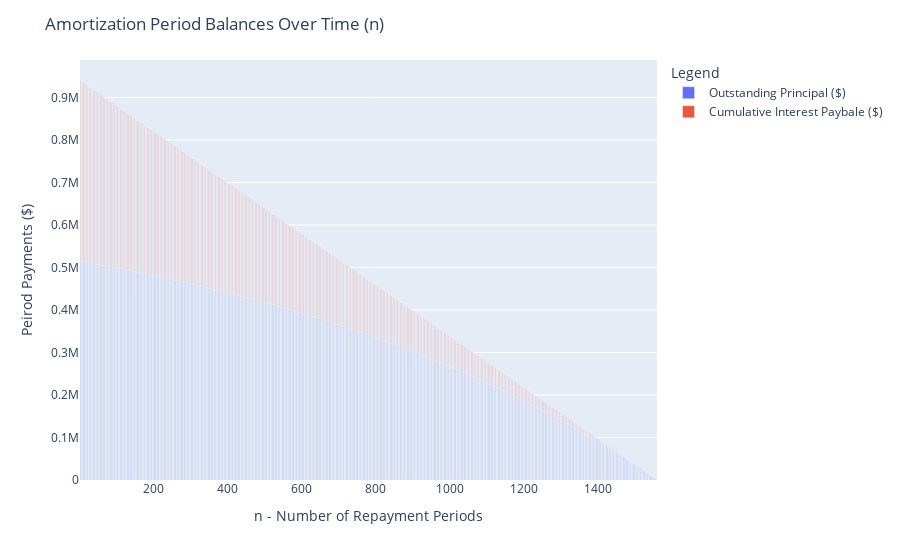

The notebook cell saved with this chart:
### Code cell
loan.period_balances_chart

### Figure 1 — Plotly figure (JSON) as saved in the notebook; plotly's stock layout.template omitted (floating-point values rounded to 4 significant figures; data arrays with more than 128 entries replaced by an {"elided": "..."} marker saying what was removed)
{"data": [{"alignmentgroup": "True", "hovertemplate": "variable=Outstanding Principal ($)<br>Period=%{x}<br>value=%{y}<extra></extra>", "legendgroup": "Outstanding Principal ($)", "marker": {"color": "#636efa", "pattern": {"shape": ""}}, "name": "Outstanding Principal ($)", "offsetgroup": "Outstanding Principal ($)", "orientation": "v", "showlegend": true, "textposition": "auto", "type": "bar", "x": {"elided": "1560 int values"}, "xaxis": "x", "y": {"elided": "1560 float values"}, "yaxis": "y"}, {"alignmentgroup": "True", "hovertemplate": "variable=Cumulative Interest Paybale ($)<br>Period=%{x}<br>value=%{y}<extra></extra>", "legendgroup": "Cumulative Interest Paybale ($)", "marker": {"color": "#EF553B", "pattern": {"shape": ""}}, "name": "Cumulative Interest Paybale ($)", "offsetgroup": "Cumulative Interest Paybale ($)", "orientation": "v", "showlegend": true, "textposition": "auto", "type": "bar", "x": {"elided": "1560 int values"}, "xaxis": "x", "y": {"elided": "1560 float values"}, "yaxis": "y"}], "layout": {"barmode": "stack", "legend": {"title": {"text": "Legend"}, "tracegroupgap": 0}, "margin": {"t": 60}, "title": {"text": "Amortization Period Balances Over Time (n)"}, "xaxis": {"anchor": "y", "domain": [0, 1], "title": {"text": "n - Number of Repayment Periods"}}, "yaxis": {"anchor": "x", "domain": [0, 1], "title": {"text": "Peirod Payments ($)"}}}}
